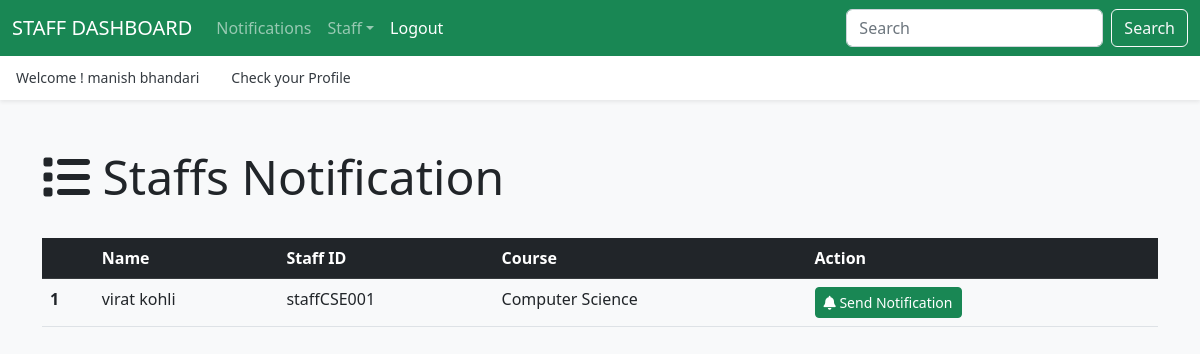
Page /hod/staff/send_notification (signed in) on the earlier database version.
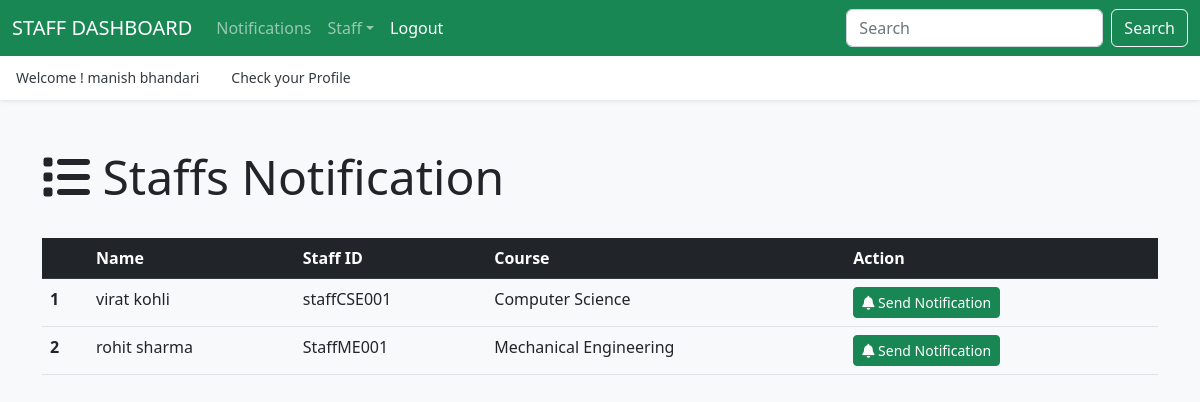
Same page on the later database version.
### app_hod/models.py (models this page shows, shortened)
class Staff(models.Model):
    user = models.OneToOneField(UserProfile, on_delete=models.CASCADE)
    staff_id = models.CharField(max_length=20, unique=True)
    gender = models.CharField(max_length=1, choices=[('M', 'Male'), ('F', 'Female')])
    doj = models.DateField()
    qualification = models.TextField()
    phone_number = models.CharField(max_length=20)
    course = models.ForeignKey(Course,on_delete=models.DO_NOTHING)
    created_at = models.DateTimeField(auto_now_add=True)
    updated_at = models.DateTimeField(auto_now=True)

class Course(models.Model):
    name = models.CharField(max_length=100)
    created_at = models.DateTimeField(auto_now_add=True)
    updated_at = models.DateTimeField(auto_now=True)
    def __str__(self):
        return self.name

### authentication/models.py (models this page shows, shortened)
class UserProfile(models.Model):
    user = models.OneToOneField(User, on_delete=models.CASCADE)
    usertype = models.CharField(max_length=50)

### app_hod/views.py (the view)
# urls.py: path('staff/send_notification', views.send_staffnotification, name='send-staffnotification'),
@login_required(login_url='/login/')
def send_staffnotification(request):
    staff = Staff.objects.all()
    context = { 'data': staff }
    return render(request,'hod/staff_notification.html',context)

### templates/hod/staff_notification.html (shortened to what this page needs)
{% extends "layouts/master.html" %}
{% block content %}
<div class="container my-5">
    <div class="d-flex justify-content-between align-items-center">
        <h1 class="display-5 mb-2"><i class="fas fa-list"></i> Staffs Notification</h1>
    </div>
    <table class="table mt-4">
        <thead class="table-dark">
            <tr>
                <th scope="col"></th>
                <th scope="col">Name</th>
                <th scope="col">Staff ID</th>
                <th scope="col">Course</th>
                <th scope="col">Action</th>
            </tr>
        </thead>
        <tbody>
            {% for staff in data %}
            <tr>
                <th scope="row">{{ forloop.counter }}</th>
                <td>{{ staff.user.user.first_name }} {{ staff.user.user.last_name }}</td>
                <td>{{ staff.staff_id }}</td>
                <td>{{ staff.course }}</td>
                <td>
                    <button type="button" class="btn btn-sm btn-success me-2" data-bs-toggle="modal" data-bs-target="#notificationModal{{ staff.id }}">
                        <i class="fas fa-bell"></i> Send Notification
                    </button>
                </td>
            </tr>
            {% endfor %}
        </tbody>
    </table>
</div>
{% endblock %}

Differences in the rows shown:
added Staff: user.user.first_name "rohit", user.user.last_name "sharma", staff_id "StaffME001", course "Mechanical Engineering"
